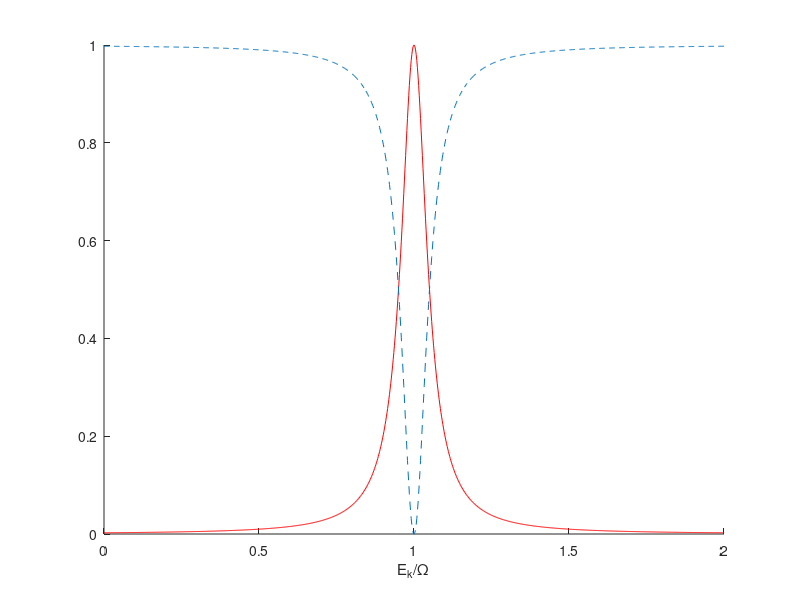

Here is the MATLAB script that generated this plot:
function lorentz
    clc; clf;
    x = linspace(0,2,1000); %Ek/Omega
    width = 0.05; %V^2/(Omega*vg)

    R = width^2./((1-x).^2 + width^2);
    T = 1 - R;

    hold on
    xlabel('E_k/\Omega')
    f = plot(x,R,'r-');
    g = plot(x,T,'--');
    hold off
    
    saveas(f, 'image.jpg');
end
